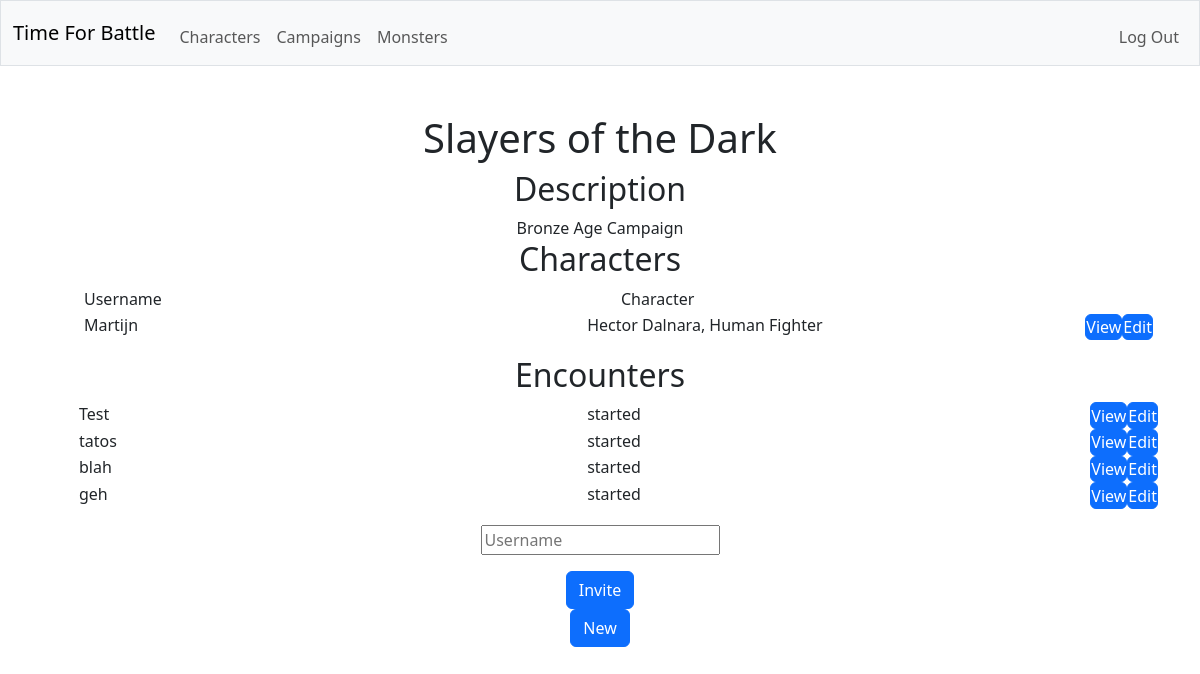
Page /campaign/1 (signed in) on the earlier database version.
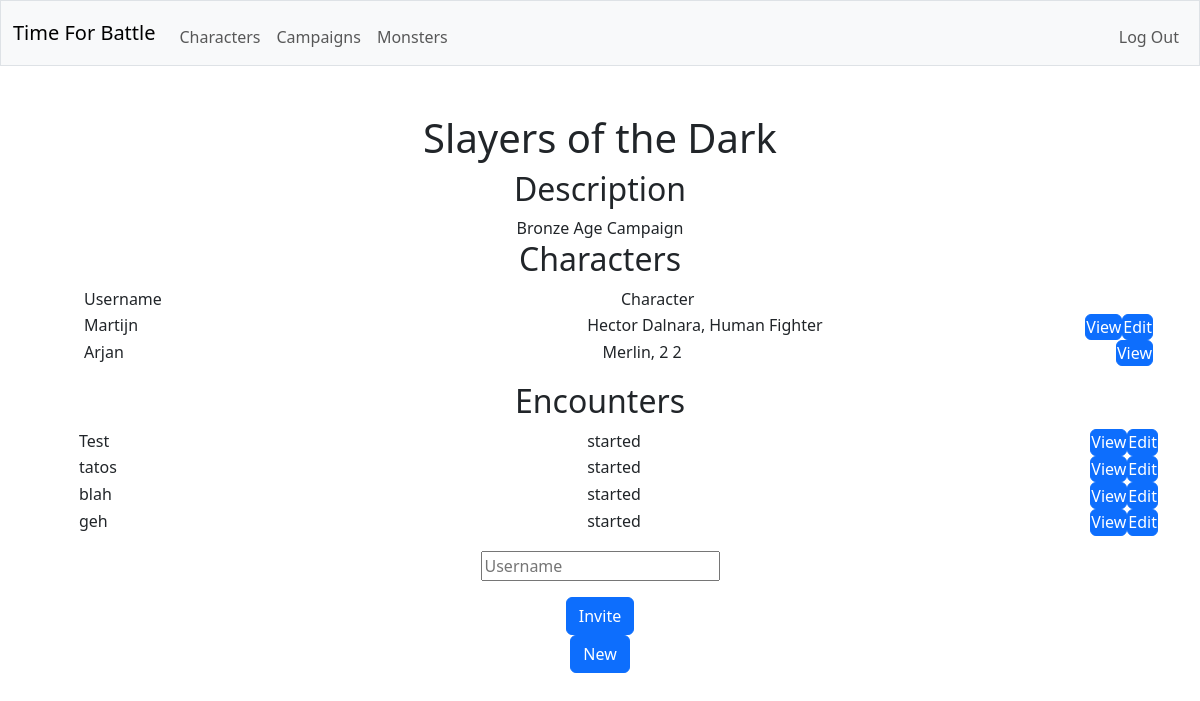
Same page on the later database version.
### tables this page shows
CREATE TABLE "campaigns" (id INTEGER PRIMARY KEY AUTOINCREMENT NOT NULL, dm_id INTEGER NOT NULL, name TEXT NOT NULL, description TEXT, FOREIGN KEY (dm_id) REFERENCES users(id));

CREATE TABLE characters (creature_id INTEGER NOT NULL, background TEXT NOT NULL, species TEXT NOT NULL, class TEXT NOT NULL,  prof_bonus INT NOT NULL, species_traits TEXT NOT NULL, feats TEXT NOT NULL, acrobatics INTEGER NOT NULL, animal_handling INTEGER NOT NULL, arcana INTEGER NOT NULL, athletics INTEGER NOT NULL, deception INTEGER NOT NULL, history INTEGER NOT NULL, insight INTEGER NOT NULL, intimidation INTEGER NOT NULL, investigation INTEGER NOT NULL, medicine INTEGER NOT NULL, nature INTEGER NOT NULL, perception INTEGER NOT NULL, performance INTEGER NOT NULL, persuasion INTEGER NOT NULL, religion INTEGER NOT NULL, sleight_of_hand INTEGER NOT NULL, stealth INTEGER NOT NULL, survival INTEGER NOT NULL, FOREIGN KEY (creature_id) REFERENCES creatures(id));

CREATE TABLE users (id INTEGER PRIMARY KEY AUTOINCREMENT NOT NULL, username TEXT NOT NULL, hash TEXT NOT NULL);

CREATE TABLE creatures (id INTEGER PRIMARY KEY NOT NULL, user_id INTEGER NOT NULL, is_player INTEGER NOT NULL, name TEXT NOT NULL, size TEXT NOT NULL, alignment TEXT NOT NULL, armor_class TEXT NOT NULL, max_hitpoints INTEGER NOT NULL, initiative_bonus INTEGER NOT NULL, speed TEXT NOT NULL, strength INTEGER NOT NULL, dexterity INTEGER NOT NULL, constitution INTEGER NOT NULL, intelligence INTEGER NOT NULL, wisdom INTEGER NOT NULL, charisma INTEGER NOT NULL, strength_save_bonus INTEGER NOT NULL, dexterity_save_bonus INTEGER NOT NULL, constitution_save_bonus INTEGER NOT NULL, intelligence_save_bonus INTEGER NOT NULL, wisdom_save_bonus INTEGER NOT NULL, charisma_save_bonus INTEGER NOT NULL, skills TEXT NOT NULL, senses TEXT NOT NULL, languages TEXT NOT NULL, traits TEXT NOT NULL, FOREIGN KEY (user_id) REFERENCES users(id));

CREATE TABLE encounters (id INTEGER PRIMARY KEY NOT NULL, campaign_id INTEGER NOT NULL, status TEXT NOT NULL, round_count INTEGER NOT NULL, turn_combatant_id INTEGER NOT NULL, name TEXT NOT NULL, FOREIGN KEY (campaign_id) REFERENCES campaigns(id));

### app.py (the view)
@app.route("/campaign/<campaign_id>")
@login_required
def view_campaign(campaign_id):
    with sqlite3.connect(database) as conn:
        conn.row_factory = sqlite3.Row
        cur = conn.cursor()
        cur.execute(
            "SELECT * FROM campaigns WHERE id = ?",
            (campaign_id,)
        )
        rows = [dict(row) for row in cur.fetchall()]
    if len(rows) != 1:
        return error("not found", 404)
    campaign = rows[0]
    with sqlite3.connect(database) as conn:
        conn.row_factory = sqlite3.Row
        cur = conn.cursor()
        cur.execute(
            "SELECT * FROM players JOIN characters ON players.creature_id = characters.creature_id JOIN creatures ON players.creature_id = creatures.id JOIN users ON creatures.user_id = users.id WHERE campaign_id = ?",
            (campaign_id,)
        )
        characters = [dict(row) for row in cur.fetchall()]
    with sqlite3.connect(database) as conn:
        conn.row_factory = sqlite3.Row
        cur = conn.cursor()
        cur.execute(
            "SELECT * FROM encounters WHERE campaign_id = ?",
            (campaign_id,)
        )
        encounters = [dict(row) for row in cur.fetchall()]
    with sqlite3.connect(database) as conn:
        conn.row_factory = sqlite3.Row
        cur = conn.cursor()
        cur.execute(
            "SELECT * FROM invitations JOIN users ON user_id = users.id WHERE campaign_id = ?",
            (campaign_id,)
        )
        invitations = [dict(row) for row in cur.fetchall()]
    return render_template("campaign.html", user=session["user_id"], campaign=campaign, characters=characters, encounters=encounters, invitations=invitations)

### helpers.py (called while the page is built)
def login_required(f):
    @wraps(f)
    def decorated_function(*args, **kwargs):
        if session.get("user_id") is None:
            return redirect("/login")
        return f(*args, **kwargs)
    return decorated_function

### templates/campaign.html (shortened to what this page needs)
{% extends "layout.html" %}
{% block main %}
    <h1>{{ campaign.name }}</h1>
    <h2>Description</h2>
    <label>{{ campaign.description }}</label>
    <h2>Characters</h2>
    <ul class="formtable">
        <li>
            <span>
                <label>Username</label>
                <label>Character</label>
            </span>
        </li>
        {% for character in characters %}
            <li>
                <span>
                    <label>{{ character.username }}</label>
                    <label>{{ character.name }}, {{ character.species }} {{ character.class }}</label>
                    <form action="/character/{{ character.creature_id }}" method="get">
                        <button class="btn btn-primary" type="submit">View</button>
                    </form>
                    {% if character.user_id == user %}
                        <form action="/character/{{ character.creature_id }}/edit" method="get">
                            <button class="btn btn-primary" type="submit">Edit</button>
                        </form>
                    {% endif %}
                </span>
            </li>
        {% endfor %}
    </ul>
    <h2>Encounters</h2>
    <ul class="formtable">
        {% for encounter in encounters %}
            {% if campaign.dm_id == user or encounter.status != "closed" %}
                <li>
                    <label>{{ encounter.name }}</label>
                    <label>{{ encounter.status }}</label>
                    <form action="/encounter/{{ encounter.id }}" method="get">
                        <button class="btn btn-primary" type="submit">View</button>
                    </form>
                    {% if campaign.dm_id == user %}
                        <form action="/encounter/{{ encounter.id }}/edit" method="get">
                            <button class="btn btn-primary" type="submit">Edit</button>
                        </form>
                    {% endif %}
                </li>
            {% endif %}
        {% endfor %}
    </ul>
    {% if campaign.dm_id == user %}
        <form action="/campaign/{{ campaign.id }}/invitation" method="post">
            <div class="mb-3">
                <input autocomplete="off" autofocus name="invitation_name" placeholder="Username" type="text">
            </div>
            <button class="btn btn-primary" type="submit">Invite</button>
        </form>
    {% endif %}
    {% if campaign.dm_id == user %}
        <form action="/encounter/new{{ campaign.id }}/edit" method="get">
            <button class="btn btn-primary" type="submit">New</button>
        </form>
    {% endif %}
{% endblock %}

### templates/layout.html (shortened to what this page needs)
<!DOCTYPE html>
<html lang="en">
    <head>
        <link href="https://cdn.jsdelivr.net/npm/bootstrap@5.3.8/dist/css/bootstrap.min.css" rel="stylesheet">
        <link href="/static/styles.css" rel="stylesheet">
    </head>
    <body>
        <nav class="bg-light border navbar navbar-expand-md navbar-light">
            <div class="container-fluid">
                <a class="navbar-brand" href="/"><span class="red">Time For Battle</span></a>
                <div class="collapse navbar-collapse" id="navbar">
                    {% if session["user_id"] %}
                        <ul class="navbar-nav me-auto mt-2">
                            <li class="nav-item"><a class="nav-link" href="/character_list">Characters</a></li>
                            <li class="nav-item"><a class="nav-link" href="/campaign_list">Campaigns</a></li>
                            <li class="nav-item"><a class="nav-link" href="/monster_list">Monsters</a></li>
                        </ul>
                        <ul class="navbar-nav ms-auto mt-2">
                            <li class="nav-item"><a class="nav-link" href="/logout">Log Out</a></li>
                        </ul>
                    {% else %}
                        <ul class="navbar-nav ms-auto mt-2">
                            <li class="nav-item"><a class="nav-link" href="/register">Register</a></li>
                            <li class="nav-item"><a class="nav-link" href="/login">Log In</a></li>
                        </ul>
                    {% endif %}
                </div>
            </div>
        </nav>
        <main class="container py-5 text-center">
            {% block main %}{% endblock %}
        </main>
    </body>
</html>

### static/styles.css (style rules this page uses)
.formtable li { display: flex; padding: 0px; width: 100%; min-height: 26px; }
.formtable label { text-align: left; display: block; align-items: center; width: 100%; height: 100%; padding: 0px 5px 0px 5px; min-height: 26px; }
.formtable span { display: flex; align-items: center; width: 100%; height: 100%; padding: 0px 5px 0px 5px; min-height: 26px; }
.formtable button { width: 100%; height: 100%; padding: 0px; min-height: 26px; }

Differences in the rows shown:
added characters: username "Arjan", name "Merlin", species "2", class "2"
